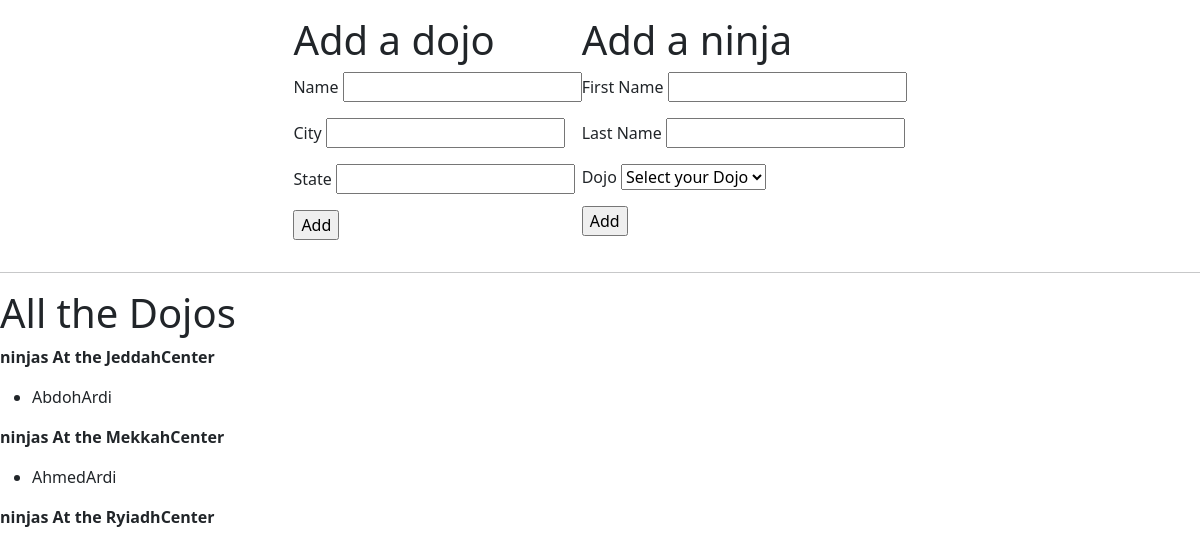
Page /dojoAndNinja/ on the committed database.
### dojoAndNinja/models.py (models this page shows)
class Dojos(models.Model):
    name = models.CharField(max_length=255)
    city = models.CharField(max_length=255)
    state = models.CharField(max_length=255)
    desc = models.TextField(default="old dojo")

class Ninjas(models.Model):
    dojo_id = models.IntegerField()
    first_name = models.CharField(max_length=255)
    last_name = models.CharField(max_length=255)
    dojoCenter = models.ForeignKey(
        Dojos, related_name="ninjas", on_delete=models.CASCADE)

### dojoAndNinja/views.py (the view)
# urls.py: path('', views.index),
def index(request):
    context = {
        "dojoList": Dojos.objects.all(),
    }
    return render(request, "dojoAndNinja.html", context)

### dojoAndNinja/templates/dojoAndNinja.html (shortened to what this page needs)
<!DOCTYPE html>
<html lang="en">
<head>
<link href="https://cdn.jsdelivr.net/npm/bootstrap@5.2.0-beta1/dist/css/bootstrap.min.css" rel="stylesheet">
</head>
<body>
    <div class="d-flex p-3 justify-content-center">
        <div >
            <h1>Add a dojo</h1>
            <form action="/dojoAndNinja/addDojo" method="post">
                <p>Name <input type="text" name="Name"></p>
                <p>City <input type="text" name="City"></p>
                <p>State <input type="text" name="State"></p>
                <input type="submit" value="Add">
            </form>
        </div>
        <div class="ml-2">
            <h1>Add a ninja</h1>
            <form action="/dojoAndNinja/addNinja" method="post">
                <p>First Name <input type="text" name="FirstName"></p>
                <p>Last Name <input type="text" name="LastName"></p>
                <p>Dojo <select name="SelectDojo" >
                    <option value="" disabled selected>Select your Dojo</option>
                    </select></p>
                <input type="submit" value="Add">
            </form>
        </div>
    </div>
    <hr>
    <h1>All the Dojos</h1>
    {% for dojo in dojoList %}
    <p> <strong>ninjas At the {{dojo.name}}</strong> </p>
        {% for ninja in dojo.ninjas.all %}
    <ul>
        <li>{{ninja.first_name}}{{ninja.last_name}}</li>
    </ul>
        {% endfor %}
    {% endfor %}
</body>
</html>

### rows in the picture
Dojos: name "JeddahCenter"
Ninjas: first_name "Abdoh", last_name "Ardi"
Dojos: name "MekkahCenter"
Ninjas: first_name "Ahmed", last_name "Ardi"
Dojos: name "RyiadhCenter"
